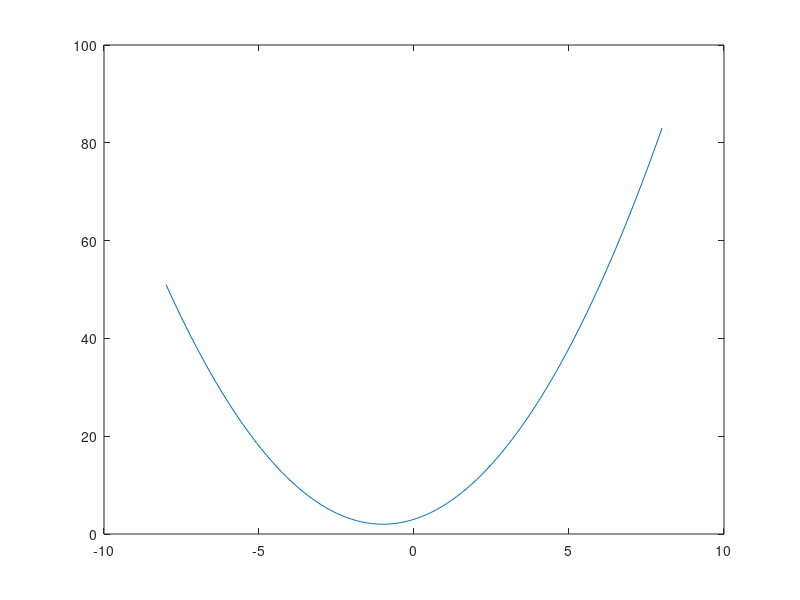

MATLAB code for this plot:


x = linspace(-2,2);

# positive square is concave
plot(x,x.^2);

# negative square is convex
plot(x,-x.^2);

plot(x,-x.^3);

plot(x,x.^-3);


plot(x,2*x.^2);


x = linspace(-8,8);
plot(x,x.^2 + 2*x + 3);
